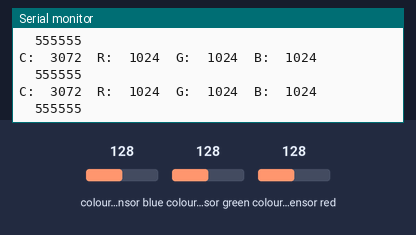
This sketch was run on a simulated Arduino Uno, built with avr-gcc and run on an emulated ATmega328P. Parts: the last lines printed to the serial monitor. Wiring (inferred from the names in the program): TCS34725 colour sensor at I2C address 0x29. The inputs (shaded band) are chosen by the test bench; at power-on: colour sensor blue 128, colour sensor green 128, colour sensor red 128.

Above: at 1.3 s.
1.4 s: colour sensor blue set to 5
At 1.48 s:
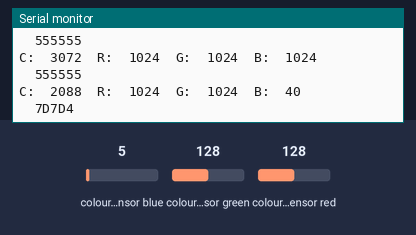
3.0 s: colour sensor green set to 5
At 3.12 s:
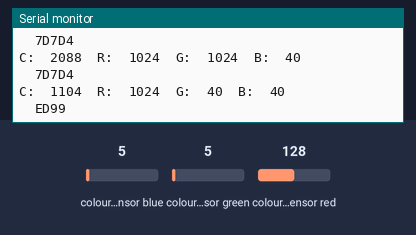
4.6 s: colour sensor red set to 191
At 4.7 s:
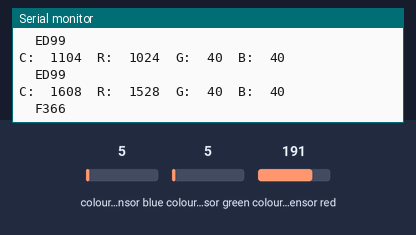
6.2 s: colour sensor blue set to 64
At 6.28 s:
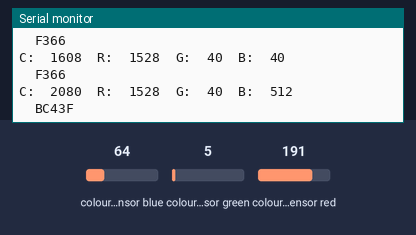
7.8 s: colour sensor green set to 64
At 7.81 s:
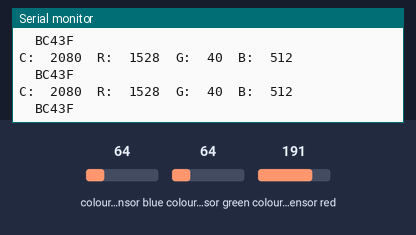
10.8 s: colour sensor red set to 5
At 10.87 s:
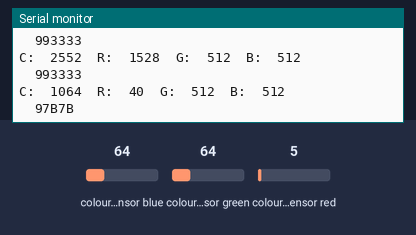
Timing chart, 0 to 13.4 s (numbered marks = the images above; inputs shaded):
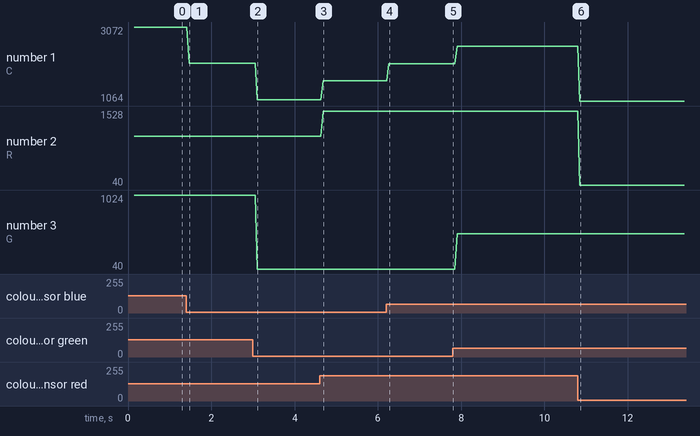

Measured:
- after the input at 1.4 s, the serial monitor: prints a new line after 0.07 s (image 1)
- after the input at 3.0 s, the serial monitor: prints a new line after 0.11 s (image 2)
- after the input at 4.6 s, the serial monitor: prints a new line after 0.09 s (image 3)
- after the input at 6.2 s, the serial monitor: prints a new line after 0.06 s (image 4)
- after the input at 10.8 s, the serial monitor: prints a new line after 0.05 s (image 6)
- plotted number 1: 3072 → 2088 after the input at 1.4 s, 2088 → 1104 after the input at 3.0 s, 1104 → 1608 after the input at 4.6 s, 1608 → 2080 after the input at 6.2 s, 2080 → 2552 after the input at 7.8 s
- plotted number 2: 1024 → 1528 after the input at 4.6 s

The sketch:

TCS34725_Color_sensor.ino
```cpp
#include <Wire.h>
#include <DFRobot_TCS34725.h>

// set to false if using a common cathode LED
#define commonAnode true

// our RGB -> eye-recognized gamma color
byte gammatable[256];

DFRobot_TCS34725 tcs = DFRobot_TCS34725(TCS34725_INTEGRATIONTIME_50MS, TCS34725_GAIN_4X);

void setup() {
  // put your setup code here, to run once:
  Serial.begin(115200);
  Serial.println("Color View Test!");

  if (tcs.begin()) {
    Serial.println("Found sensor");
  } else {
    Serial.println("No TCS34725 found ... check your connections");
    while (1); // halt!
  }

  // thanks PhilB for this gamma table!
  // it helps convert RGB colors to what humans see
  for (int i=0; i<256; i++) {
    float x = i;
    x /= 255;
    x = pow(x, 2.5);
    x *= 255;

    if (commonAnode) {
      gammatable[i] = 255 - x;
    } else {
      gammatable[i] = x;
    }
    //Serial.println(gammatable[i]);
  }
}

void loop() {
  // put your main code here, to run repeatedly:
  uint16_t clear, red, green, blue;
  tcs.getRGBC(&red, &green, &blue, &clear);
  tcs.lock();  // turn off LED
  Serial.print("C:\t"); Serial.print(clear);
  Serial.print("\tR:\t"); Serial.print(red);
  Serial.print("\tG:\t"); Serial.print(green);
  Serial.print("\tB:\t"); Serial.print(blue);
  Serial.println("\t");

  // Figure out some basic hex code for visualization
  uint32_t sum = clear;
  float r, g, b;
  r = red; r /= sum;
  g = green; g /= sum;
  b = blue; b /= sum;
  r *= 256; g *= 256; b *= 256;
  Serial.print("\t");
  Serial.print((int)r, HEX); Serial.print((int)g, HEX); Serial.print((int)b, HEX);
  Serial.println();
}
```
